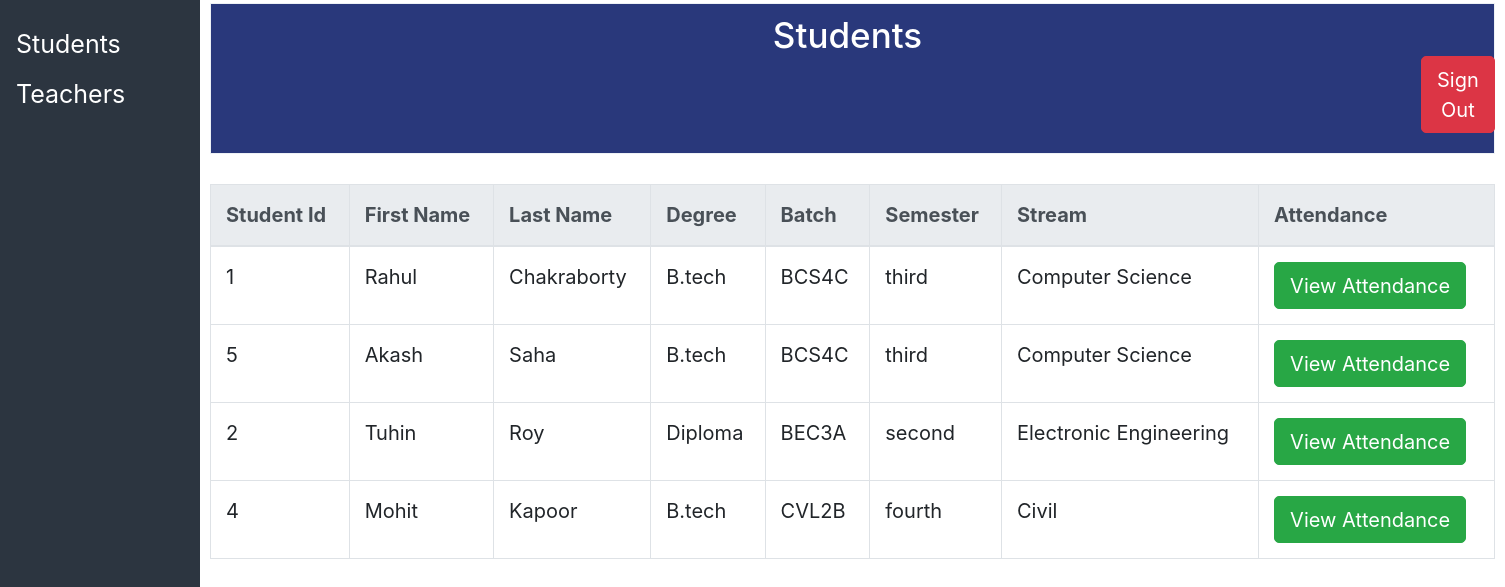
The page / on the database its author committed.
### tables this page shows
CREATE TABLE `students` (
  `Id` int(11) NOT NULL,
  `SId` int(11) NOT NULL,
  `FirstName` varchar(50) NOT NULL,
  `LastName` varchar(50) NOT NULL,
  `Degree` varchar(30) NOT NULL,
  `Batch` varchar(30) NOT NULL,
  `Semester` varchar(30) NOT NULL,
  `Stream` varchar(50) NOT NULL
);

### index.php (the view, shortened to what this page needs)
<!DOCTYPE html>
<html>
<head>
	<link rel="stylesheet" href="https://stackpath.bootstrapcdn.com/bootstrap/4.4.1/css/bootstrap.min.css">
<link rel="stylesheet" href="style.css">
</head>
<body>
  <?php
$connection=mysqli_connect("localhost","root","","taxheal");
$query="SELECT * FROM students";
$query_run = mysqli_query($connection, $query);
?>
<div class="sidenav">
  <a href="index.php">Students</a>
  <a href="faculty.php">Teachers</a>
</div>
<div class="main">
     <div class="header">
  <h3 style="margin-right: 10px;"> Students
<button onclick="signOut()" class="btn btn-danger" style="margin-left: 1200px;">Sign Out</button>
</h3>
  </div>
 <br/>
  <table class="table table-bordered table-hover">
  <thead class="thead-light">
    <tr>
      <th scope="col">Student Id</th>
      <th scope="col">First Name</th>
      <th scope="col">Last Name</th>
      <th scope="col">Degree</th>
      <th scope="col">Batch</th>
      <th scope="col">Semester</th>
      <th scope="col">Stream</th>
      <th scope="col">Attendance</th>
    </tr>
  </thead>
  <tbody>
    <?php
if(mysqli_num_rows($query_run)>0)
{
while($row = mysqli_fetch_assoc($query_run))
{
?>
    <tr>
      <td><?php echo $row['SId']; ?></td>
      <td><?php echo $row['FirstName']; ?></td>
      <td><?php echo $row['LastName']; ?></td>
      <td><?php echo $row['Degree']; ?></td>
      <td><?php echo $row['Batch']; ?></td>
      <td><?php echo $row['Semester']; ?></td>
      <td><?php echo $row['Stream']; ?></td>
        <td>
         <form action="student2.php" method="post">
         <button type ="submit" name="view_btn" class="btn btn-success"> View Attendance</button>
         </form>
        </td>
    </tr>
    <?php
}
}
else{
echo "No record found";
}
?>
  </tbody>
</table>
</div>
</body>
</html>

### style.css (style rules this page uses)
* { font-size: 20px; }
.sidenav { height: 100%; width: 200px; position: fixed; z-index: 1; top: 0; left: 0; background-color: #2c3540; overflow-x: hidden; padding-top: 20px; }
.sidenav a { padding: 6px 8px 6px 16px; text-decoration: none; font-size: 25px; color: white; display: block; }
.main { margin-left: 200px; padding: 3px 10px; }
.header { text-align: center; color: white; border-style: solid; border-width: thin; background: #29387b; border-color: #edf1f5; padding: 10px; }

### rows shown on the page
students: SId "1", FirstName "Rahul", LastName "Chakraborty", Degree "B.tech", Batch "BCS4C", Semester "third", Stream "Computer Science"
students: SId "5", FirstName "Akash", LastName "Saha", Degree "B.tech", Batch "BCS4C", Semester "third", Stream "Computer Science"
students: SId "2", FirstName "Tuhin", LastName "Roy", Degree "Diploma", Batch "BEC3A", Semester "second", Stream "Electronic Engineering"
students: SId "4", FirstName "Mohit", LastName "Kapoor", Degree "B.tech", Batch "CVL2B", Semester "fourth", Stream "Civil"
